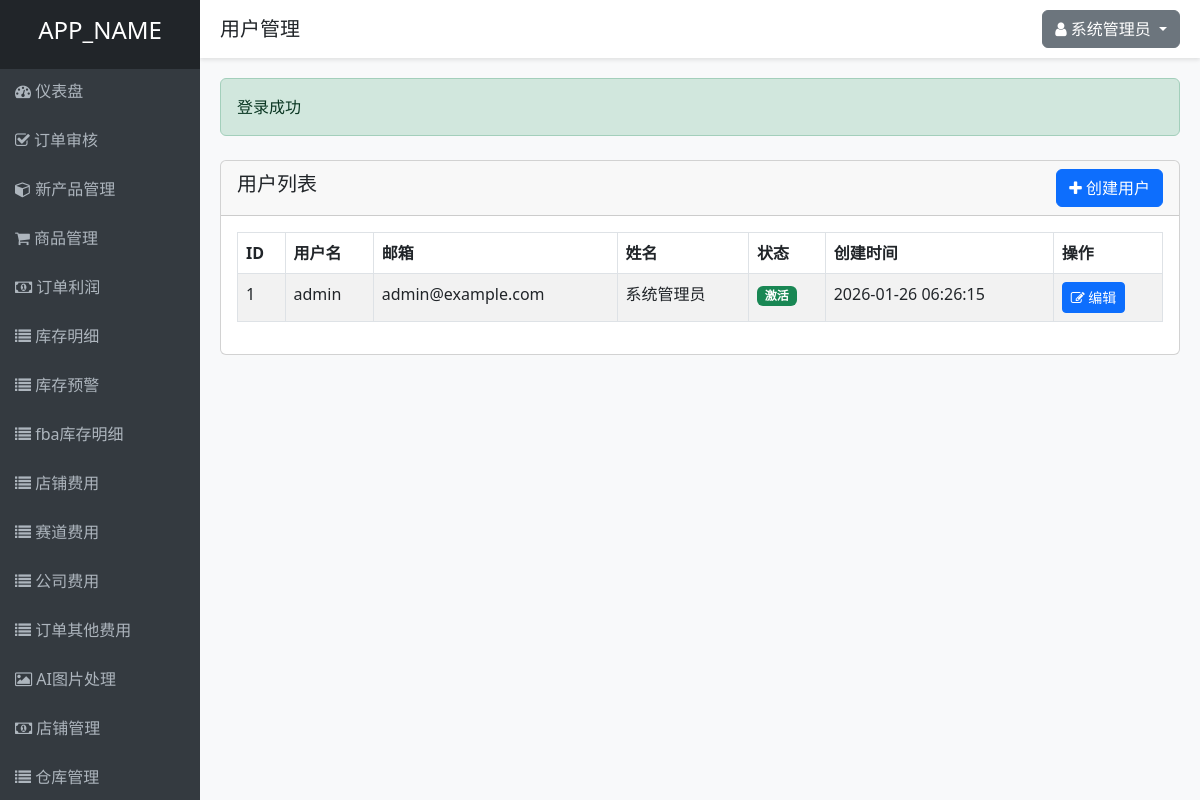
/users.php (signed in), run on the app's committed database.
### tables this page shows
CREATE TABLE IF NOT EXISTS users (
    id INT AUTO_INCREMENT PRIMARY KEY,
    username VARCHAR(50) NOT NULL UNIQUE,
    email VARCHAR(100) NOT NULL UNIQUE,
    password VARCHAR(255) NOT NULL,
    full_name VARCHAR(100) NOT NULL,
    status ENUM('active', 'inactive') DEFAULT 'active',
    created_at TIMESTAMP DEFAULT CURRENT_TIMESTAMP,
    updated_at TIMESTAMP DEFAULT CURRENT_TIMESTAMP ON UPDATE CURRENT_TIMESTAMP
);

### controllers/UserController.php (called while the page is built, shortened)
<?php
require_once ADMIN_PANEL_DIR . '/models/User.php';
require_once ADMIN_PANEL_DIR . '/helpers/functions.php';
class UserController {
    private $userModel;
    public function __construct() {
        $this->userModel = new User();
    }
    public function index() {
        $users = $this->userModel->getAll();
        include VIEWS_DIR . '/layouts/header.php';
        include VIEWS_DIR . '/users/index.php';
        include VIEWS_DIR . '/layouts/footer.php';
    }
}
?>

### helpers/functions.php (called while the page is built, shortened)
<?php
function isLoggedIn() {
    return isset($_SESSION['user_id']);
}
function getCurrentUserId() {
    return $_SESSION['user_id'] ?? null;
}
function hasPermission($permissionSlug) {
    require_once ADMIN_PANEL_DIR . '/models/Permission.php';
    $permissionModel = new Permission();
    return $permissionModel->checkUserPermission(getCurrentUserId(), $permissionSlug);
}
?>

### includes/database.php (called while the page is built, shortened)
<?php
class Database {
    private static $instance = null;
    private $conn;
    private function __construct() {
        try {
            $this->conn = new PDO(
                "mysql:host=" . DB_HOST . ";dbname=" . DB_NAME . ";charset=utf8",
                DB_USER,
                DB_PASS,
                [
                    PDO::ATTR_ERRMODE => PDO::ERRMODE_EXCEPTION,
                    PDO::ATTR_DEFAULT_FETCH_MODE => PDO::FETCH_ASSOC,
                    PDO::ATTR_EMULATE_PREPARES => false
                ]
            );
        } catch(PDOException $e) {
            die("数据库连接失败: " . $e->getMessage());
        }
    }
    public static function getInstance() {
        if(self::$instance === null) {
            self::$instance = new Database();
        }
        return self::$instance;
    }
    public function query($sql, $params = []) {
        $stmt = $this->conn->prepare($sql);
        $stmt->execute($params);
        return $stmt;
    }
}
?>

### models/Permission.php (called while the page is built, shortened)
<?php
require_once ADMIN_PANEL_DIR . '/includes/database.php';
class Permission {
    private $db;
    public function __construct() {
        $this->db = Database::getInstance();
    }
    public function checkUserPermission($userId, $permissionSlug) {
        $sql = "SELECT COUNT(*) as count FROM permissions p
                JOIN role_permissions rp ON p.id = rp.permission_id
                JOIN user_roles ur ON rp.role_id = ur.role_id
                WHERE ur.user_id = ? AND p.slug = ?";
        $stmt = $this->db->query($sql, [$userId, $permissionSlug]);
        $result = $stmt->fetch();
        return $result['count'] > 0;
    }
}
?>

### models/User.php (called while the page is built, shortened)
<?php
require_once ADMIN_PANEL_DIR . '/includes/database.php';
class User {
    private $db;
    public function __construct() {
        $this->db = Database::getInstance();
    }
    public function getAll() {
        $sql = "SELECT * FROM users ORDER BY id DESC";
        $stmt = $this->db->query($sql);
        return $stmt->fetchAll();
    }
}
?>

### views/users/index.php (the view, shortened to what this page needs)
<div class="row mt-4">
    <div class="col-md-12">
        <div class="card">
            <div class="card-header d-flex justify-content-between align-items-center">
                <h5>用户列表</h5>
                <?php if (hasPermission('users.create')): ?>
                    <a href="<?php echo ADMIN_PANEL_URL; ?>/users.php?action=create" class="btn btn-primary">
                        <i class="fa fa-plus"></i> 创建用户
                    </a>
                <?php endif; ?>
            </div>
            <div class="card-body">
                <table class="table table-bordered table-striped">
                    <thead>
                        <tr>
                            <th>ID</th>
                            <th>用户名</th>
                            <th>邮箱</th>
                            <th>姓名</th>
                            <th>状态</th>
                            <th>创建时间</th>
                            <th>操作</th>
                        </tr>
                    </thead>
                    <tbody>
                        <?php foreach ($users as $user): ?>
                            <tr>
                                <td><?php echo $user['id']; ?></td>
                                <td><?php echo $user['username']; ?></td>
                                <td><?php echo $user['email']; ?></td>
                                <td><?php echo $user['full_name']; ?></td>
                                <td>
                                    <span class="badge bg-<?php echo $user['status'] == 'active' ? 'success' : 'danger'; ?>">
                                        <?php echo $user['status'] == 'active' ? '激活' : '停用'; ?>
                                    </span>
                                </td>
                                <td><?php echo $user['created_at']; ?></td>
                                <td>
                                    <?php if (hasPermission('users.edit')): ?>
                                        <a href="<?php echo ADMIN_PANEL_URL; ?>/users.php?action=edit&id=<?php echo $user['id']; ?>" class="btn btn-sm btn-primary">
                                            <i class="fa fa-edit"></i> 编辑
                                        </a>
                                    <?php endif; ?>
                                </td>
                            </tr>
                        <?php endforeach; ?>
                    </tbody>
                </table>
            </div>
        </div>
    </div>
</div>

### views/layouts/header.php (style rules this page uses)
body { background-color: #f8f9fa; }

### data on the page
users: id "1", username "admin", email "admin@example.com", full_name "系统管理员", status "激活", created_at "2026-01-26 06:26:15"

### other printed values
APP_NAME "APP_NAME"
$title "用户管理"
$_SESSION['full_name'] "系统管理员"
$success "登录成功"
